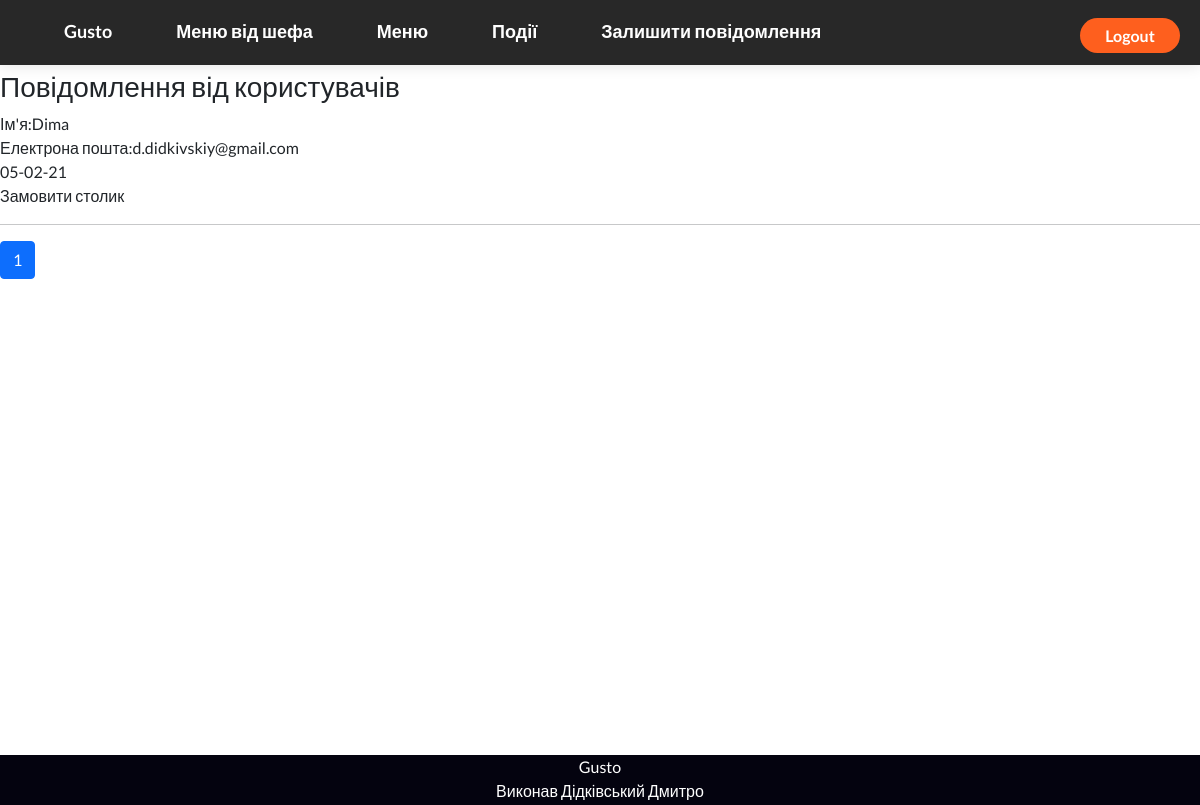
The page /user_messages/ (signed in) on the database as committed earlier.
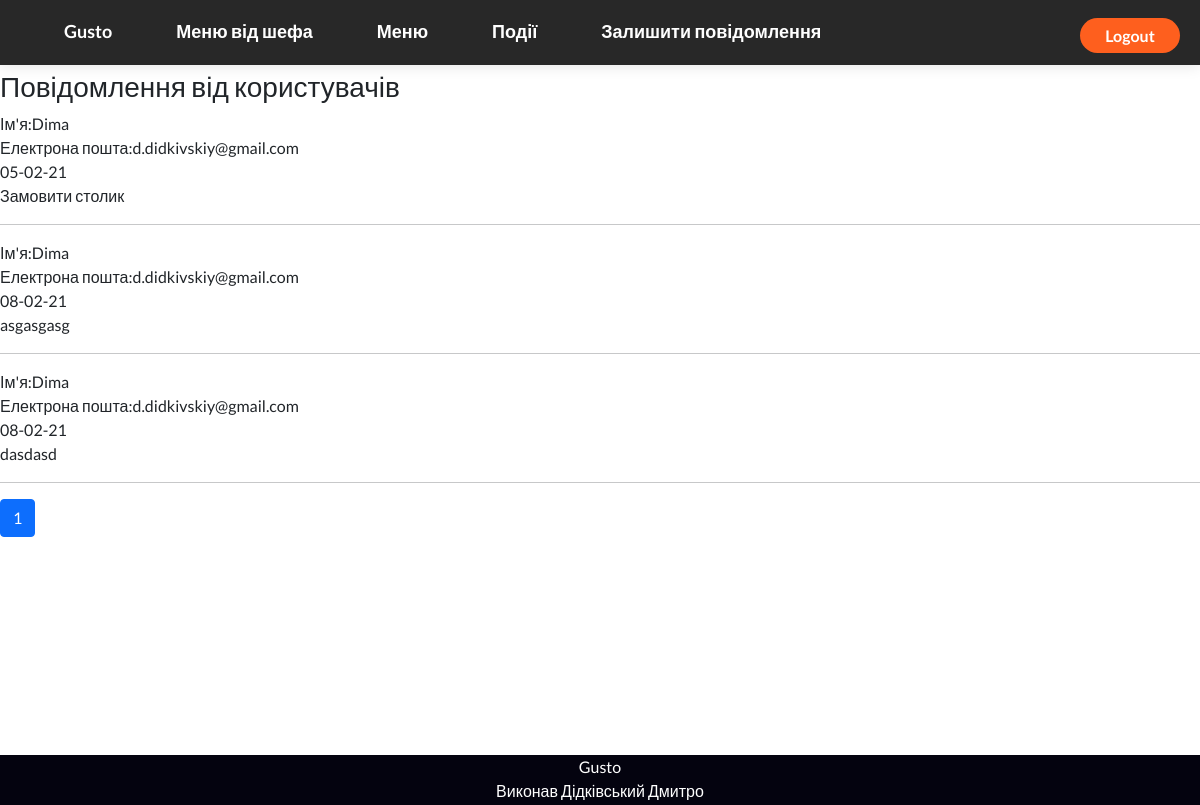
The same page on the database as committed later.
### main_gusto/models.py (models this page shows, shortened)
class UserMessages(models.Model):
    user_name = models.CharField(max_length=50)
    user_email = models.EmailField()
    message = models.CharField(max_length=200)
    is_processed = models.BooleanField(default=False)
    send_date = models.DateField(auto_now_add=True)

### user_messages/views.py (the view)
# urls.py: path('', messages_view),
def messages_view(request):
    messages = UserMessages.objects.filter(
        is_processed=False).order_by('send_date')
    paginator = Paginator(messages, 5)
    page = request.GET.get('page')
    messages_page = paginator.get_page(page)
    return render(request, 'message_page.html', context={'items': messages_page})

### user_messages/templates/message_page.html (shortened to what this page needs)
{% extends 'mainPage.html' %} {% block content %} {% comment %} {% endcomment %}
{% if 'manager' in user.groups.0.name or user.is_staff %}
<div class="user_message_page">
    <h3>Повідомлення від користувачів</h3>
    {% for item in items %}
    <div class="user_data_info"><label>Ім'я: </label>{{item.user_name}}</div>
    <div class="user_data_info">
        <label>Електрона пошта: </label>{{item.user_email}}
    </div>
    <div class="user_data_info">{{item.send_date|date:'d-m-y'}}</div>
    <div class="user_data_info">{{item.message}}</div>
    <hr />
    {% endfor %}
</div>
<ul class="pagination">
     {% for page in items.paginator.page_range %}
    {% if page == items.number %}
    <li class="page-item active">
        <a class="page-link" href="#"> {{page}} </a>
    </li>
    {% else %}
    <li class="page-item">
        <a class="page-link" href="?page={{page}}"> {{page}} </a>
    </li>
    {% endif %} {% endfor %}
</ul>
{%endif%} {% endblock %}

### templates/mainPage.html (shortened to what this page needs)
{% load static %}
<!DOCTYPE html>
<html lang="en">
    <head>
        <link rel="stylesheet" href="{% static 'css/styles.css' %}" />
        <link
            href="https://cdn.jsdelivr.net/npm/bootstrap@5.0.0-beta3/dist/css/bootstrap.min.css"
            rel="stylesheet"
        />
    </head>
    <header class="header">
        <div class="header__inner">
            <div class="header__item">
                <ul>
                    <li><a href="/#banner">Gusto</a></li>
                    <li><a href="/#special_menu">Меню від шефа</a></li>
                    <li><a href="/#menu">Меню</a></li>
                    <li><a href="/#events">Події</a></li>
                    <li>
                        <a href="/#tableReservation">Залишити повідомлення</a>
                    </li>
                </ul>
            </div>
            <div class="header__item">
                 {% if user.is_authenticated %}
                <a href="/logout" class="header__link">Logout</a>
                {% endif %}
            </div>
        </div>
    </header>
    <body>
        <div class="headertop"></div>
        <div class="content">
            {% block content %} {% endblock %}
        </div>
        <footer class="footer">
            <div class="container">
                <div>Gusto</div>
                <div>Виконав Дідківський Дмитро</div>
            </div>
        </footer>
    </body>
</html>

### static/css/styles.css (style rules this page uses)
* { padding: 0; margin: 0; box-sizing: border-box; font-family: "Lato", sans-serif; }
footer { background-color: #04030f; text-align: center; color: #ffffff; }
.content { min-height: calc(100vh - 115px); }
.footer { height: 50px; }
header { position: fixed; top: 0; left: 0; z-index: 1000; width: 100%; height: 65px; background: #282828; box-shadow: 0px 0px 15px rgba(0, 0, 0, 0.12); }
.header__inner { display: flex; align-items: center; justify-content: space-between; }
.header__item { display: flex; align-items: center; padding-top: 20px; }
.header__item:last-child { padding-top: 10px; }
.header__item ul { display: flex; }
.header__item ul li { list-style-type: none; }
.header__item ul li a { cursor: pointer; margin: 0 10px; font-style: normal; font-weight: 700; font-size: 18px; line-height: 22px; color: #fff; padding: 0 22px; transition: 0.2s linear; text-decoration: none; }
.header__link { margin-right: 20px; display: flex; align-items: center; justify-content: center; text-decoration: none; width: 100px; height: 35px; background: #fe5f1e; border-radius: 30px; font-style: normal; font-weight: bold; font-size: 16px; line-height: 19px; color: #ffffff; transition: 0.2s linear; }
.headertop { padding: 35px; }

Rows that differ between the two databases and show on the page:
added UserMessages: user_name "Dima", user_email "d.didkivskiy@gmail.com", send_date "08-02-21", message "asgasgasg"
added UserMessages: user_name "Dima", user_email "d.didkivskiy@gmail.com", send_date "08-02-21", message "dasdasd"
